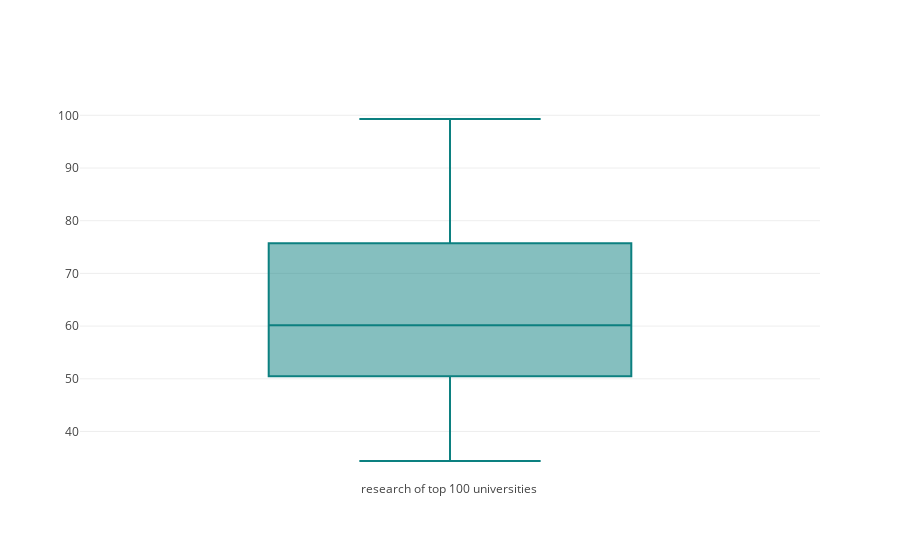

The notebook cell saved with this chart:
### Code cell
trace = go.Box(
    y=df.head(100).research,
    name = 'research of top 100 universities ',
    marker = dict(
        color = 'rgb(12, 128, 128)',
    )
)
data = [trace]
py.offline.iplot(data)

### Figure 1 — Plotly figure (JSON) as saved in the notebook; plotly's stock layout.template omitted (floating-point values rounded to 4 significant figures)
{"data": [{"marker": {"color": "rgb(12, 128, 128)"}, "name": "research of top 100 universities ", "type": "box", "uid": "4b7c1cb0-2c40-11e9-8414-920014f8e201", "y": [98.7, 98, 91.4, 98.1, 95.4, 94.1, 93.9, 99.3, 94.5, 89.7, 92.9, 87.9, 89.2, 88.8, 87.8, 89.1, 87.9, 73.8, 82.7, 79.3, 71.4, 81.6, 77.1, 71.5, 68.8, 91.9, 72.6, 62.5, 68, 74.8, 75.1, 76.3, 80.9, 72.6, 74.9, 69.2, 61.3, 63, 56.1, 61.9, 51.8, 48.2, 62.4, 72.7, 55.9, 64.6, 50.6, 56.1, 54.7, 48.6, 59.5, 69.1, 52.3, 70.7, 57, 72.6, 77.7, 66.6, 51.9, 50.7, 48.4, 57.5, 45.1, 58.3, 53.8, 54.9, 58.1, 53.1, 50.4, 46.7, 61.9, 55.4, 38.8, 48.7, 36.1, 45.3, 54.5, 43.6, 63.4, 42.4, 53.4, 46.2, 47.5, 54.2, 44.1, 56.2, 56.2, 36.2, 60.8, 47.8, 47, 42.9, 58.7, 36.6, 43.1, 52.2, 37.1, 48.6, 49.2, 34.4]}], "layout": {}}
